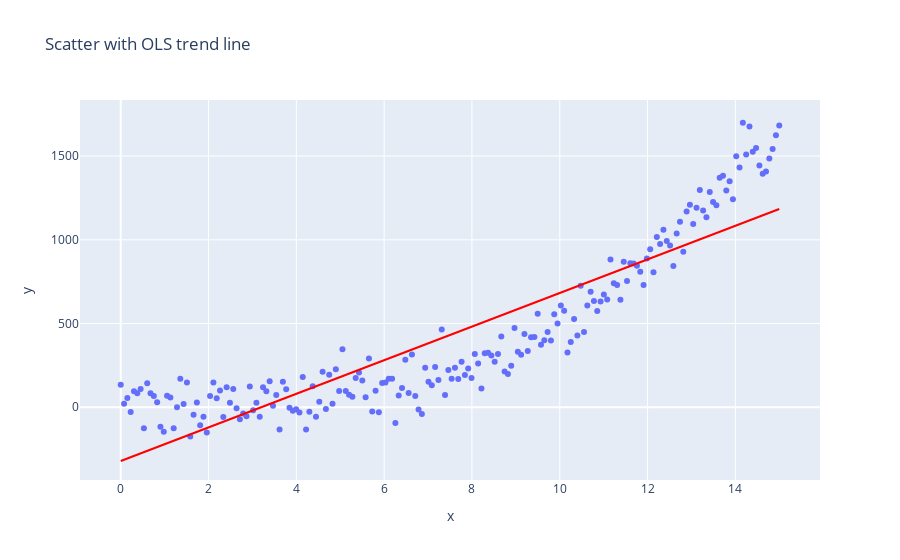

The notebook cell saved with this chart:
### Markdown cell above
1. Make a scatter plot to illustrate the points in the `data2` data set. Include the OLS regression line to contrast it against the data. It is clear that the data does not show a linear relationship

### Code cell
df = data2
fig = px.scatter(df, x='x', y ='y', trendline="ols", 
                 trendline_color_override="red",
                 title='Scatter with OLS trend line')
fig.show()

### Figure 1 — Plotly figure (JSON) as saved in the notebook; plotly's stock layout.template omitted (floating-point values rounded to 4 significant figures; data arrays with more than 128 entries replaced by an {"elided": "..."} marker saying what was removed)
{"data": [{"hovertemplate": "x=%{x}<br>y=%{y}<extra></extra>", "legendgroup": "", "marker": {"color": "#636efa", "symbol": "circle"}, "mode": "markers", "name": "", "orientation": "v", "showlegend": false, "type": "scatter", "x": {"elided": "200 float values"}, "xaxis": "x", "y": {"elided": "200 float values"}, "yaxis": "y"}, {"hovertemplate": "<b>OLS trendline</b><br>y = 100.342 * x + -321.1<br>R<sup>2</sup>=0.794669<br><br>x=%{x}<br>y=%{y} <b>(trend)</b><extra></extra>", "legendgroup": "", "line": {"color": "red"}, "marker": {"color": "#636efa", "symbol": "circle"}, "mode": "lines", "name": "", "showlegend": false, "type": "scatter", "x": {"elided": "200 float values"}, "xaxis": "x", "y": {"elided": "200 float values"}, "yaxis": "y"}], "layout": {"legend": {"tracegroupgap": 0}, "title": {"text": "Scatter with OLS trend line"}, "xaxis": {"anchor": "y", "domain": [0, 1], "title": {"text": "x"}}, "yaxis": {"anchor": "x", "domain": [0, 1], "title": {"text": "y"}}}}
